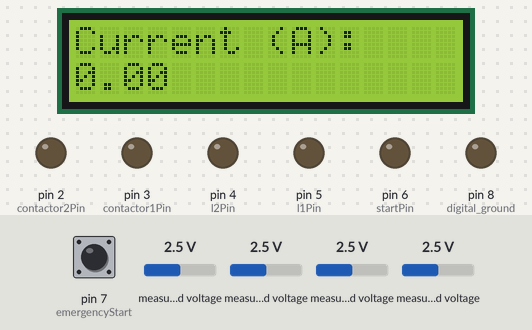
Recording of a sketch running on a simulated Arduino Uno, built with avr-gcc and run on an emulated ATmega328P. Parts: 16×2 character LCD, output pins drawn as LEDs (lit = HIGH). The test bench sets the inputs (shaded band); at power-on: pin 7 (emergencyStart) HIGH, measured voltage 2.5 V.

Above: at 1.2 s.
1.3 s: pin 7 (emergencyStart) pulled LOW for 0.15 s
At 2.0 s:
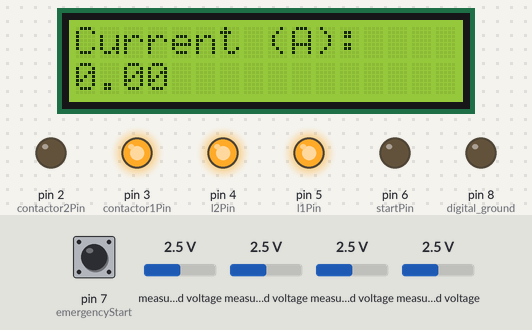
At 3.2 s:
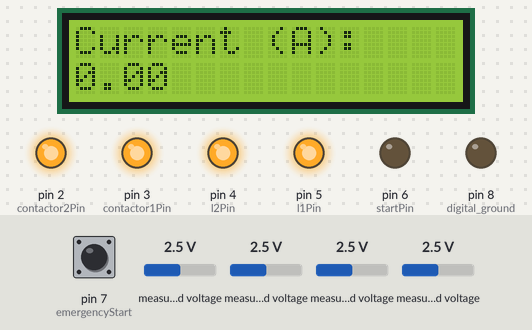
Timing chart, 0 to 4.7 s (numbered marks = the images above; inputs shaded):
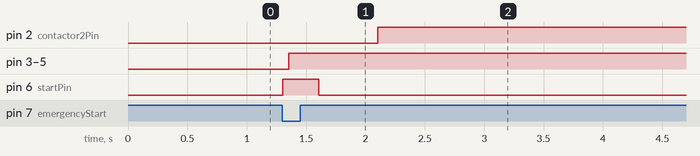

Measured:
- after the input at 1.3 s, pin 2 (contactor2Pin): LOW → HIGH after 0.81 s; pin 3 (contactor1Pin), pin 4 (l2Pin), pin 5 (l1Pin): LOW → HIGH after 0.06 s; pin 6 (startPin): LOW → HIGH at once, → LOW 0.30 s later

The sketch:

PhaseConverter.ino.ino
```cpp
#include <Wire.h>
#include <Adafruit_ADS1X15.h>
#include <LiquidCrystal_I2C.h> // Include the library for I2C LCD

// Adafruit ADS1115 instance
Adafruit_ADS1115 ads;

// I2C LCD Display instance
LiquidCrystal_I2C lcd(0x27, 16, 2); // Address 0x27, 16 columns, 2 rows

// Current measurement constants
const float FACTOR = 20;  // 20A/1V from the CT
const float multiplier = 0.00005;

// Digital pin assignments
const int startPin = 6;
const int l1Pin = 5;
const int l2Pin = 4;
const int contactor1Pin = 3;
const int contactor2Pin = 2;
const int emergencyStart = 7;
const int digital_ground = 8;

void setup() {
  // I2C Voltmeter setup
  Serial.begin(9600);
  ads.setGain(GAIN_FOUR);  // +/- 1.024V, 1 bit = 0.5mV
  ads.begin();

  // Set up the digital pins as outputs
  pinMode(startPin, OUTPUT);
  pinMode(l1Pin, OUTPUT);
  pinMode(l2Pin, OUTPUT);
  pinMode(contactor1Pin, OUTPUT);
  pinMode(contactor2Pin, OUTPUT);
  pinMode(digital_ground, OUTPUT);

  // Initialize the outputs
  digitalWrite(startPin, LOW);
  digitalWrite(l1Pin, LOW);
  digitalWrite(l2Pin, LOW);
  digitalWrite(contactor1Pin, LOW);
  digitalWrite(contactor2Pin, LOW);
  digitalWrite(digital_ground, LOW);

  pinMode(emergencyStart, INPUT_PULLUP);

  // Initialize the LCD display
  lcd.init();
  lcd.backlight();
  lcd.setCursor(0, 0);
  lcd.print("Current (A): ");
}

void loop() {
  while ((ads.readADC_Differential_0_1() * multiplier * FACTOR) < .5) {
    if (digitalRead(emergencyStart) == LOW) {
      startMotor();
      while (true) {
      lcd.setCursor(0, 1);
      lcd.print(getcurrent_RUN());
      delay(500);
      }
    }
    lcd.setCursor(0, 1);
    lcd.print(0.00);
  }
  startMotor();
  float Current = getcurrent_RUN();
  while (Current > 1)
  {
    Current = getcurrent_RUN();
    lcd.setCursor(0, 1);
    lcd.print(Current);
  }
  stopMotor();
  delay(3000);
}

void startMotor() {
  digitalWrite(startPin, HIGH);
  delay(50);
  digitalWrite(l1Pin, HIGH);
  digitalWrite(l2Pin, HIGH);
  digitalWrite(contactor1Pin, HIGH);
  delay(250);
  digitalWrite(startPin, LOW);
  delay(500);
  digitalWrite(contactor2Pin, HIGH);
}

void stopMotor() {
  digitalWrite(l1Pin, LOW);
  digitalWrite(l2Pin, LOW);
  digitalWrite(contactor1Pin, LOW);
  digitalWrite(contactor2Pin, LOW);
}

// Function to measure and calculate the run current
float getcurrent_RUN() {
  float voltage;
  float current;
  float sum = 0;
  long time_check = millis();
  int counter = 0;

  // Measure current for 1 second
  while (millis() - time_check < 1000) {
    voltage = ads.readADC_Differential_2_3() * multiplier;
    current = voltage * FACTOR;
    sum += sq(current);
    counter++;
  }

  // Calculate RMS current
  current = sqrt(sum / counter);
  return current;
}
```
